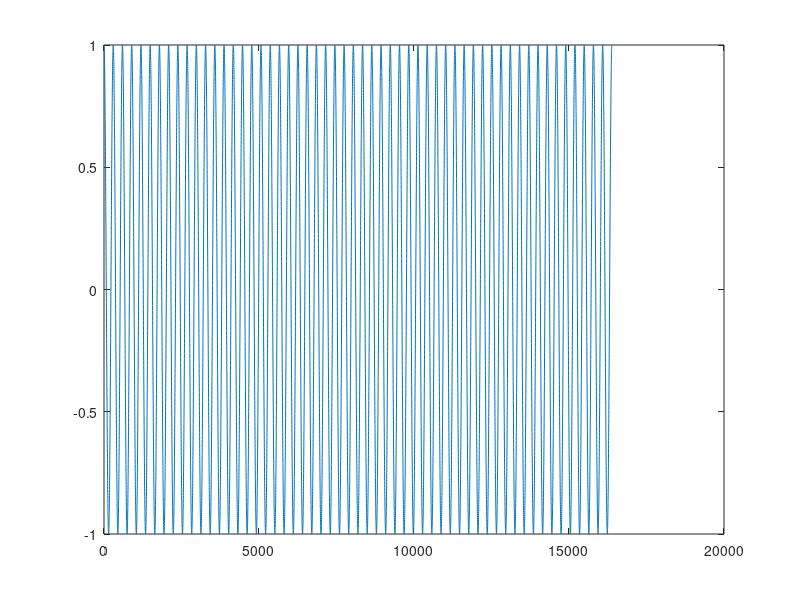
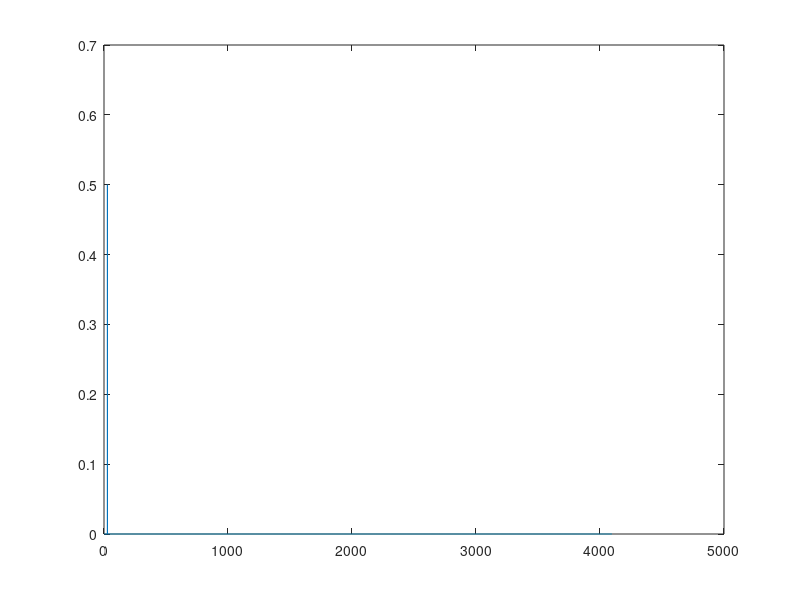

These charts were generated, in order, by the following MATLAB code:
clc;
clear;

freq = 27.5;
Fs = 8192;
Ts = 1/Fs;

N = Fs/0.5;

n = 1:N;

x = cos(2*pi*freq*n*Ts);
figure(1);
plot(x);

X = fft(x)/N;

axis_hz = linspace(0,Fs/2,floor(N/2));
axis_powr = abs(X);

figure(2);
plot(axis_hz,axis_powr(1:length(axis_hz)));


